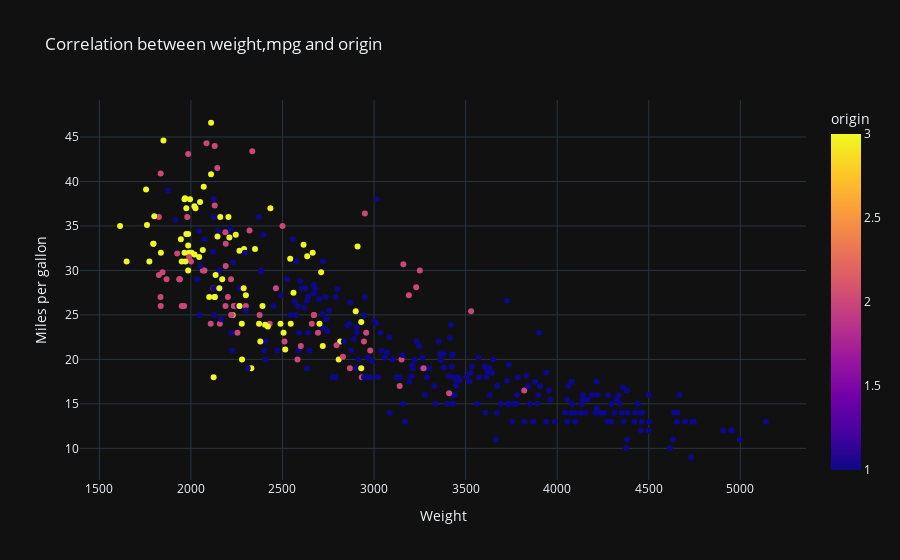

The code cell stored with this chart in its notebook:
### Code cell
# correlation between weight, mpg and origin:

px.scatter(df,x="weight",y="mpg",color="origin",template="plotly_dark",
              title="Correlation between weight,mpg and origin",labels={"weight":"Weight","mpg":"Miles per gallon"},
              )

### Figure 1 — Plotly figure (JSON) as saved in the notebook; plotly's stock layout.template omitted (floating-point values rounded to 4 significant figures; data arrays with more than 128 entries replaced by an {"elided": "..."} marker saying what was removed)
{"data": [{"hovertemplate": "Weight=%{x}<br>Miles per gallon=%{y}<br>origin=%{marker.color}<extra></extra>", "legendgroup": "", "marker": {"color": {"elided": "398 int values"}, "coloraxis": "coloraxis", "symbol": "circle"}, "mode": "markers", "name": "", "orientation": "v", "showlegend": false, "type": "scatter", "x": {"elided": "398 int values"}, "xaxis": "x", "y": {"elided": "398 float values"}, "yaxis": "y"}], "layout": {"coloraxis": {"colorbar": {"title": {"text": "origin"}}, "colorscale": [[0, "#0d0887"], [0.1111, "#46039f"], [0.2222, "#7201a8"], [0.3333, "#9c179e"], [0.4444, "#bd3786"], [0.5556, "#d8576b"], [0.6667, "#ed7953"], [0.7778, "#fb9f3a"], [0.8889, "#fdca26"], [1, "#f0f921"]]}, "legend": {"tracegroupgap": 0}, "title": {"text": "Correlation between weight,mpg and origin"}, "xaxis": {"anchor": "y", "domain": [0, 1], "title": {"text": "Weight"}}, "yaxis": {"anchor": "x", "domain": [0, 1], "title": {"text": "Miles per gallon"}}}}
